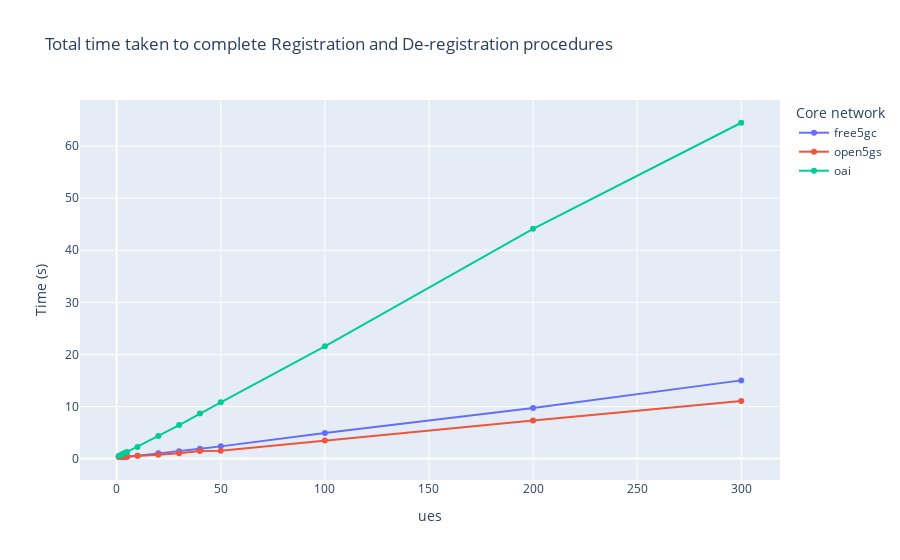
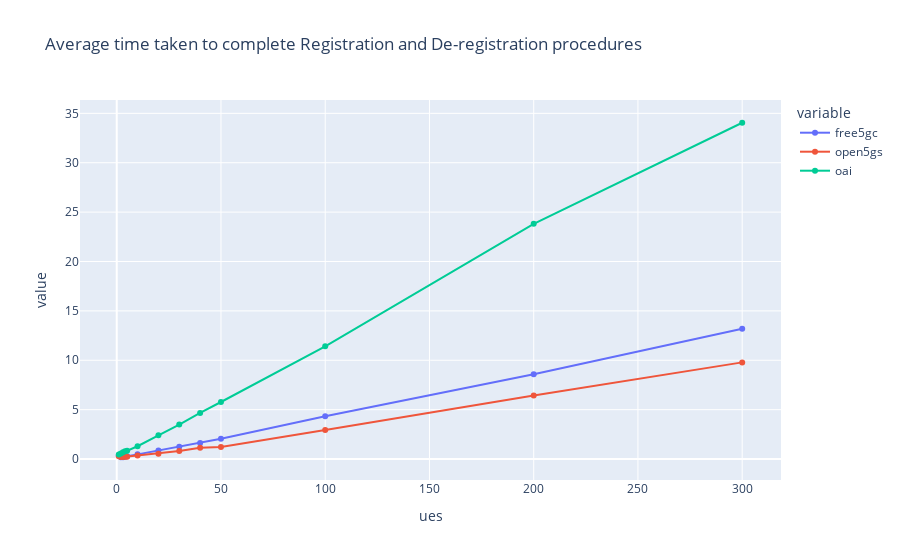

The cell these charts' notebook holds for them, in order:
### Code cell
import pandas as pd 

perf_total_df = pd.read_csv(f"{basePath}/cn_perf_time_to_completion.csv")

title='Total time taken to complete Registration and De-registration procedures'
perf_total_fig = px.line(perf_total_df, x="ues", y=["free5gc", "open5gs", "oai"],
                title=title, markers=True, labels={'variable': 'Core network', 'value': 'Time (s)'})
perf_total_html = perf_total_fig.to_html(full_html=False, include_plotlyjs='cdn')
with open(f"{results_path}/cn_perf_time_to_completion.html", 'w+') as f:
    f.write(perf_total_html)

perf_avg_df = pd.read_csv(f"{basePath}/cn_perf_ue_avg_exp.csv")

title='Average time taken to complete Registration and De-registration procedures'
perf_avg_fig = px.line(perf_avg_df, x="ues", y=["free5gc", "open5gs", "oai"],
                title=title, markers=True)

perf_avg_html = perf_avg_fig.to_html(full_html=False, include_plotlyjs='cdn')
with open(f"{results_path}/cn_perf_ue_avg_exp.html", 'w+') as f:
    f.write(perf_avg_html)

### Figure 1 — Plotly figure (JSON) as saved in the notebook; plotly's stock layout.template omitted (floating-point values rounded to 4 significant figures)
{"data": [{"hovertemplate": "Core network=free5gc<br>ues=%{x}<br>Time (s)=%{y}<extra></extra>", "legendgroup": "free5gc", "line": {"color": "#636efa", "dash": "solid"}, "marker": {"symbol": "circle"}, "mode": "lines+markers", "name": "free5gc", "orientation": "v", "showlegend": true, "type": "scatter", "x": [1, 2, 3, 4, 5, 10, 20, 30, 40, 50, 100, 200, 300], "xaxis": "x", "y": [0.3925, 0.2824, 0.2529, 0.3067, 0.327, 0.5241, 0.9974, 1.386, 1.903, 2.342, 4.895, 9.718, 15.02], "yaxis": "y"}, {"hovertemplate": "Core network=open5gs<br>ues=%{x}<br>Time (s)=%{y}<extra></extra>", "legendgroup": "open5gs", "line": {"color": "#EF553B", "dash": "solid"}, "marker": {"symbol": "circle"}, "mode": "lines+markers", "name": "open5gs", "orientation": "v", "showlegend": true, "type": "scatter", "x": [1, 2, 3, 4, 5, 10, 20, 30, 40, 50, 100, 200, 300], "xaxis": "x", "y": [0.2866, 0.3186, 0.3496, 0.3723, 0.3963, 0.5458, 0.7368, 1.01, 1.441, 1.488, 3.45, 7.296, 11.04], "yaxis": "y"}, {"hovertemplate": "Core network=oai<br>ues=%{x}<br>Time (s)=%{y}<extra></extra>", "legendgroup": "oai", "line": {"color": "#00cc96", "dash": "solid"}, "marker": {"symbol": "circle"}, "mode": "lines+markers", "name": "oai", "orientation": "v", "showlegend": true, "type": "scatter", "x": [1, 2, 3, 4, 5, 10, 20, 30, 40, 50, 100, 200, 300], "xaxis": "x", "y": [0.4736, 0.6742, 0.9125, 1.112, 1.253, 2.231, 4.351, 6.432, 8.665, 10.81, 21.56, 44.13, 64.49], "yaxis": "y"}], "layout": {"legend": {"title": {"text": "Core network"}, "tracegroupgap": 0}, "title": {"text": "Total time taken to complete Registration and De-registration procedures"}, "xaxis": {"anchor": "y", "domain": [0, 1], "title": {"text": "ues"}}, "yaxis": {"anchor": "x", "domain": [0, 1], "title": {"text": "Time (s)"}}}}

### Figure 2 — Plotly figure (JSON) as saved in the notebook; plotly's stock layout.template omitted (floating-point values rounded to 4 significant figures)
{"data": [{"hovertemplate": "variable=free5gc<br>ues=%{x}<br>value=%{y}<extra></extra>", "legendgroup": "free5gc", "line": {"color": "#636efa", "dash": "solid"}, "marker": {"symbol": "circle"}, "mode": "lines+markers", "name": "free5gc", "orientation": "v", "showlegend": true, "type": "scatter", "x": [1, 2, 3, 4, 5, 10, 20, 30, 40, 50, 100, 200, 300], "xaxis": "x", "y": [0.3812, 0.1812, 0.1841, 0.238, 0.2719, 0.4733, 0.8685, 1.235, 1.634, 2.063, 4.334, 8.585, 13.19], "yaxis": "y"}, {"hovertemplate": "variable=open5gs<br>ues=%{x}<br>value=%{y}<extra></extra>", "legendgroup": "open5gs", "line": {"color": "#EF553B", "dash": "solid"}, "marker": {"symbol": "circle"}, "mode": "lines+markers", "name": "open5gs", "orientation": "v", "showlegend": true, "type": "scatter", "x": [1, 2, 3, 4, 5, 10, 20, 30, 40, 50, 100, 200, 300], "xaxis": "x", "y": [0.2773, 0.2048, 0.2123, 0.2354, 0.2268, 0.3464, 0.5421, 0.8062, 1.15, 1.219, 2.935, 6.44, 9.787], "yaxis": "y"}, {"hovertemplate": "variable=oai<br>ues=%{x}<br>value=%{y}<extra></extra>", "legendgroup": "oai", "line": {"color": "#00cc96", "dash": "solid"}, "marker": {"symbol": "circle"}, "mode": "lines+markers", "name": "oai", "orientation": "v", "showlegend": true, "type": "scatter", "x": [1, 2, 3, 4, 5, 10, 20, 30, 40, 50, 100, 200, 300], "xaxis": "x", "y": [0.4692, 0.5604, 0.6958, 0.7945, 0.8319, 1.296, 2.398, 3.488, 4.668, 5.775, 11.41, 23.82, 34.05], "yaxis": "y"}], "layout": {"legend": {"title": {"text": "variable"}, "tracegroupgap": 0}, "title": {"text": "Average time taken to complete Registration and De-registration procedures"}, "xaxis": {"anchor": "y", "domain": [0, 1], "title": {"text": "ues"}}, "yaxis": {"anchor": "x", "domain": [0, 1], "title": {"text": "value"}}}}
